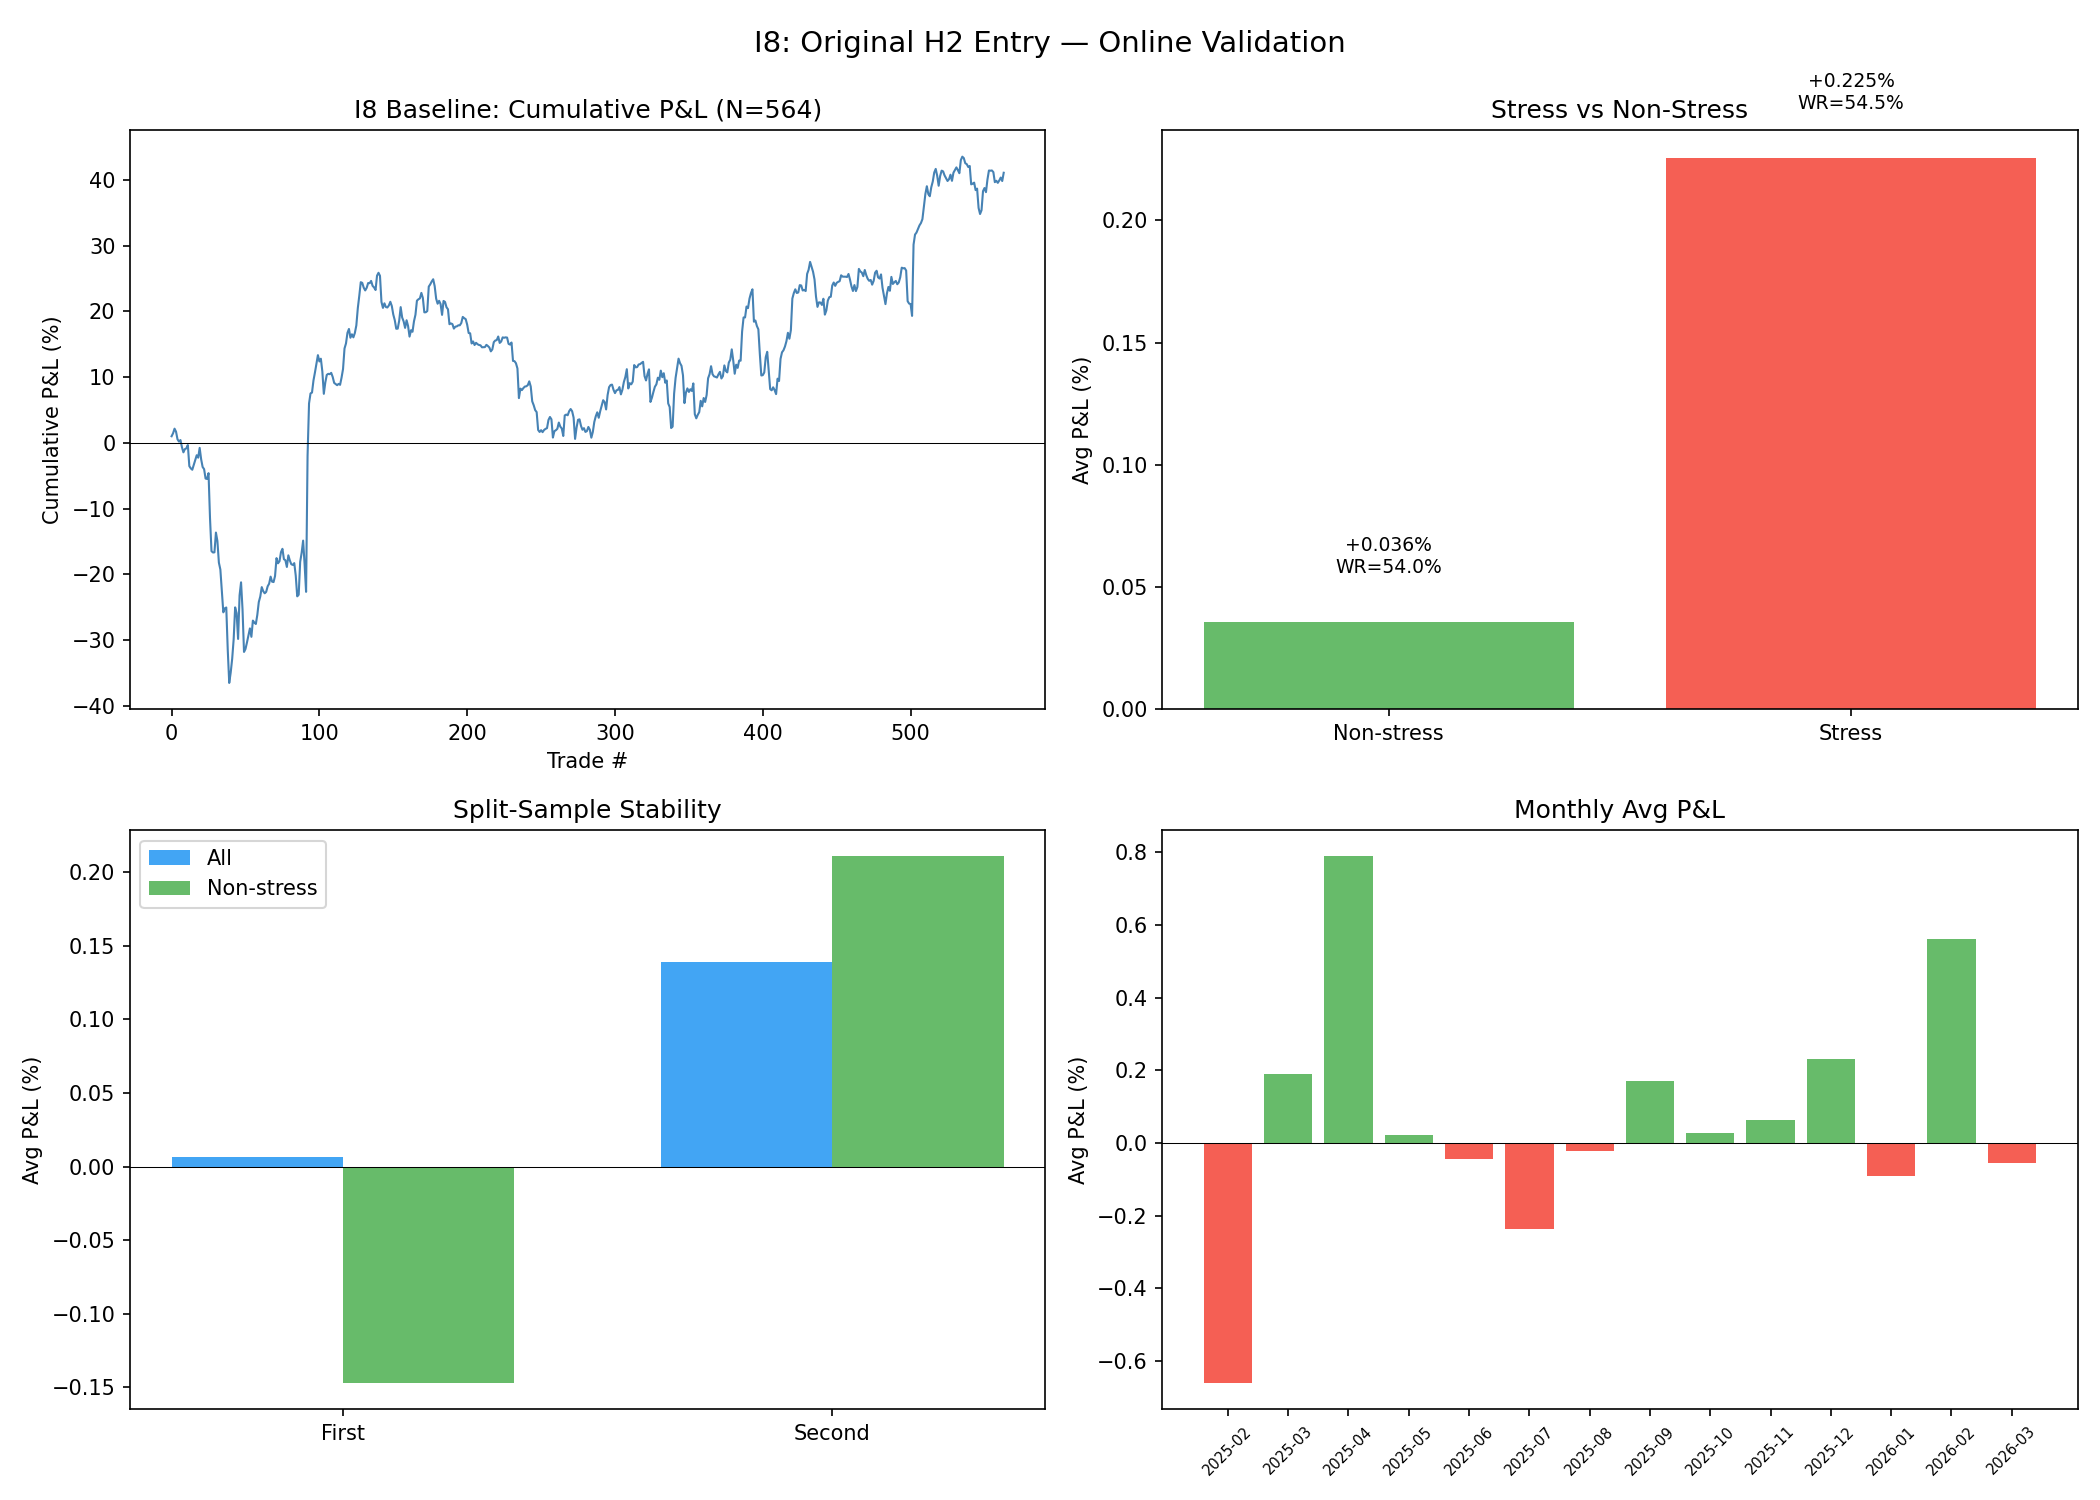

Reproduce this figure in Python.
"""
Series I8: Original H2 Entry — Honest Online Re-Test.

Reproduces the H2 Noon Reversal backtest exactly:
  - Rank 25 equity tickers by AM return (09:30→12:00 ET)
  - Buy bottom 2 at 12:00 ET bar open
  - Exit at 15:30 ET bar close
  - Fully online — no lookahead, no DZ_low knowledge

Tests filters: stress/non-stress, VIX re-acceleration, delayed entry,
stabilization. Split-sample validation.
"""

import json
from pathlib import Path

import matplotlib
matplotlib.use("Agg")
import matplotlib.pyplot as plt
import numpy as np
import pandas as pd

# ── paths ──
ROOT = Path(__file__).resolve().parents[3]
DATA_DIR = ROOT / "Fetched_Data"
OUT_DIR = Path(__file__).resolve().parent
VIX_PATH = DATA_DIR / "VIXCLS_FRED_real.csv"
STRESS_PATH = ROOT / "backtest_output" / "stress_days.json"

# 25 tickers for ranking (exclude SPY, VIXY — as in H2)
RANK_TICKERS = [
    "AAPL", "AMD", "AMZN", "AVGO", "BA", "BABA", "BIDU", "C", "COIN",
    "COST", "GOOGL", "GS", "IBIT", "JPM", "MARA", "META", "MSFT", "MU",
    "NVDA", "PLTR", "SNOW", "TSLA", "TSM", "TXN", "V",
]

N_LAGGARDS = 2

# IST times
OPEN_IST = 16 * 60 + 30   # 09:30 ET
NOON_IST = 19 * 60         # 12:00 ET
EXIT_IST = 22 * 60 + 30    # 15:30 ET


def ist_minutes(dt):
    return dt.hour * 60 + dt.minute


def load_vix():
    vix = pd.read_csv(VIX_PATH)
    vix.columns = ["date", "vix"]
    vix["date"] = pd.to_datetime(vix["date"]).dt.date
    vix["vix"] = pd.to_numeric(vix["vix"], errors="coerce")
    vix = vix.dropna(subset=["vix"])
    return dict(zip(vix["date"], vix["vix"]))


def load_stress_days():
    with open(STRESS_PATH) as f:
        days = json.load(f)
    return {pd.Timestamp(d).date() for d in days}


def load_m5_by_day():
    """Load M5 data, return dict: (ticker, date) -> {ist_min: {open, high, low, close}}."""
    print("Loading M5 data...")
    cache = {}
    for ticker in RANK_TICKERS + ["SPY"]:
        path = DATA_DIR / f"{ticker}_data.csv"
        if not path.exists():
            continue
        df = pd.read_csv(path, parse_dates=["Datetime"])
        df = df.sort_values("Datetime").reset_index(drop=True)
        mins = df["Datetime"].apply(ist_minutes)
        # Regular session (avoid duplicate ET section)
        mask = (mins >= 16 * 60 + 30) & (mins <= 22 * 60 + 55)
        df = df[mask].copy()
        df["trading_day"] = df["Datetime"].dt.date
        df["ist_min"] = df["Datetime"].apply(ist_minutes)

        for day, day_df in df.groupby("trading_day"):
            bar_map = {}
            for _, row in day_df.iterrows():
                bar_map[row["ist_min"]] = {
                    "open": row["Open"], "high": row["High"],
                    "low": row["Low"], "close": row["Close"],
                }
            cache[(ticker, day)] = bar_map

    print(f"  Loaded {len(cache):,} ticker-days")
    return cache


def get_am_return(bar_map, open_ist=OPEN_IST, noon_ist=NOON_IST):
    """Compute AM return: price at noon / price at open - 1."""
    open_bar = bar_map.get(open_ist)
    noon_bar = bar_map.get(noon_ist)
    if not open_bar or not noon_bar:
        return None
    if open_bar["open"] <= 0:
        return None
    return (noon_bar["open"] - open_bar["open"]) / open_bar["open"]


def run_baseline(m5_cache, stress_set, vix_map, entry_ist=NOON_IST, exit_ist=EXIT_IST):
    """Run the H2 baseline: rank by AM return, buy bottom 2 at noon open, exit at 15:30 close."""
    # Get all unique trading days
    all_days = sorted({day for (_, day) in m5_cache.keys()})
    print(f"  Trading days: {len(all_days)}")

    results = []
    for day in all_days:
        # Compute AM return for each ticker
        am_returns = {}
        for ticker in RANK_TICKERS:
            bar_map = m5_cache.get((ticker, day))
            if bar_map is None:
                continue
            am_ret = get_am_return(bar_map, OPEN_IST, entry_ist)
            if am_ret is not None:
                am_returns[ticker] = am_ret

        if len(am_returns) < 5:
            continue

        # Rank ascending (worst first) and select bottom N
        ranked = sorted(am_returns.items(), key=lambda x: x[1])
        laggards = ranked[:N_LAGGARDS]

        # Compute median AM return for stress detection (online: we know this at noon)
        median_am = np.median(list(am_returns.values()))
        spy_bars = m5_cache.get(("SPY", day))
        spy_am = get_am_return(spy_bars, OPEN_IST, entry_ist) if spy_bars else None

        is_stress = day in stress_set
        vix_val = vix_map.get(day)

        for ticker, am_ret in laggards:
            bar_map = m5_cache[(ticker, day)]
            entry_bar = bar_map.get(entry_ist)
            exit_bar = bar_map.get(exit_ist)
            if not entry_bar or not exit_bar:
                continue

            entry_price = entry_bar["open"]
            exit_price = exit_bar["close"]
            if entry_price <= 0:
                continue

            pm_ret = (exit_price - entry_price) / entry_price * 100

            results.append({
                "trading_day": day,
                "ticker": ticker,
                "am_return": am_ret * 100,
                "entry_price": entry_price,
                "exit_price": exit_price,
                "pm_return": pm_ret,
                "win": pm_ret > 0,
                "is_stress": is_stress,
                "vix": vix_val,
                "median_am": median_am * 100,
                "spy_am": spy_am * 100 if spy_am else None,
            })

    return pd.DataFrame(results)


def run_stabilization_filter(m5_cache, stress_set, vix_map):
    """Filter D: Only enter if bottom-2 candidate has a green close by 12:30 ET."""
    all_days = sorted({day for (_, day) in m5_cache.keys()})
    results = []

    for day in all_days:
        am_returns = {}
        for ticker in RANK_TICKERS:
            bar_map = m5_cache.get((ticker, day))
            if bar_map is None:
                continue
            am_ret = get_am_return(bar_map, OPEN_IST, NOON_IST)
            if am_ret is not None:
                am_returns[ticker] = am_ret

        if len(am_returns) < 5:
            continue

        ranked = sorted(am_returns.items(), key=lambda x: x[1])
        laggards = ranked[:N_LAGGARDS]
        is_stress = day in stress_set
        vix_val = vix_map.get(day)

        for ticker, am_ret in laggards:
            bar_map = m5_cache[(ticker, day)]

            # Check for green close between 12:05 and 12:30 ET (19:05-19:30 IST)
            has_green = False
            for t in range(19 * 60 + 5, 19 * 60 + 35, 5):
                bar = bar_map.get(t)
                if bar and bar["close"] > bar["open"]:
                    has_green = True
                    break

            if not has_green:
                continue

            entry_bar = bar_map.get(NOON_IST)
            exit_bar = bar_map.get(EXIT_IST)
            if not entry_bar or not exit_bar:
                continue

            entry_price = entry_bar["open"]
            exit_price = exit_bar["close"]
            if entry_price <= 0:
                continue

            pm_ret = (exit_price - entry_price) / entry_price * 100
            results.append({
                "trading_day": day, "ticker": ticker,
                "am_return": am_ret * 100, "pm_return": pm_ret,
                "win": pm_ret > 0, "is_stress": is_stress, "vix": vix_val,
            })

    return pd.DataFrame(results)


def print_stats(df, label):
    """Print summary stats for a set of trades."""
    if df.empty:
        print(f"  {label}: N=0")
        return
    avg = df["pm_return"].mean()
    med = df["pm_return"].median()
    wr = df["win"].mean() * 100
    n = len(df)
    print(f"  {label}: avg={avg:+.3f}%, med={med:+.3f}%, WR={wr:.1f}%, N={n}")


def main():
    vix_map = load_vix()
    stress_set = load_stress_days()
    m5_cache = load_m5_by_day()

    # ═══════════════════════════════════════════════════════
    # A) Baseline: buy bottom 2 at noon open, exit 15:30
    # ═══════════════════════════════════════════════════════
    print(f"\n{'='*70}")
    print("A) BASELINE: Bottom-2 at 12:00 open → 15:30 close")
    print("=" * 70)

    baseline = run_baseline(m5_cache, stress_set, vix_map)
    baseline.to_csv(OUT_DIR / "I8_baseline_trades.csv", index=False)

    print_stats(baseline, "ALL")
    print_stats(baseline[baseline["is_stress"]], "Stress")
    print_stats(baseline[~baseline["is_stress"]], "Non-stress")

    # Daily P&L
    daily = baseline.groupby("trading_day")["pm_return"].sum().reset_index()
    daily.columns = ["day", "daily_pl"]
    print(f"\n  Daily P&L: avg={daily['daily_pl'].mean():+.3f}%, "
          f"med={daily['daily_pl'].median():+.3f}%, "
          f"WR={(daily['daily_pl']>0).mean()*100:.1f}%")

    # Consecutive losing days
    daily_sorted = daily.sort_values("day")
    losses = (daily_sorted["daily_pl"] <= 0).astype(int)
    max_streak = 0
    streak = 0
    for v in losses:
        streak = streak + 1 if v else 0
        max_streak = max(max_streak, streak)
    print(f"  Max consecutive losing days: {max_streak}")

    # ═══════════════════════════════════════════════════════
    # Split-sample
    # ═══════════════════════════════════════════════════════
    print(f"\n--- Split-Sample ---")
    all_days = sorted(baseline["trading_day"].unique())
    mid = len(all_days) // 2
    first_days = set(all_days[:mid])
    baseline["half"] = baseline["trading_day"].apply(lambda d: "First" if d in first_days else "Second")

    print_stats(baseline[baseline["half"] == "First"], "First half")
    print_stats(baseline[baseline["half"] == "Second"], "Second half")

    # Non-stress split
    ns = baseline[~baseline["is_stress"]]
    print_stats(ns[ns["half"] == "First"], "First half (non-stress)")
    print_stats(ns[ns["half"] == "Second"], "Second half (non-stress)")

    # ═══════════════════════════════════════════════════════
    # B) VIX level filter
    # ═══════════════════════════════════════════════════════
    print(f"\n{'='*70}")
    print("VIX Stratification")
    print("=" * 70)
    for regime, label in [("<20", "VIX<20"), ("20-25", "VIX 20-25"), (">=25", "VIX>=25")]:
        if regime == "<20":
            sub = baseline[baseline["vix"] < 20]
        elif regime == "20-25":
            sub = baseline[(baseline["vix"] >= 20) & (baseline["vix"] < 25)]
        else:
            sub = baseline[baseline["vix"] >= 25]
        print_stats(sub, label)

    # ═══════════════════════════════════════════════════════
    # C) Entry time comparison: 12:00, 12:15, 12:30
    # ═══════════════════════════════════════════════════════
    print(f"\n{'='*70}")
    print("C) Entry Time Comparison")
    print("=" * 70)

    for entry_et, label in [(12*60, "12:00"), (12*60+15, "12:15"), (12*60+30, "12:30")]:
        entry_ist = entry_et + 7 * 60
        # Need to re-rank at the entry time for later entries
        df = run_baseline(m5_cache, stress_set, vix_map, entry_ist=entry_ist)
        print_stats(df, f"Entry {label} ET (all)")
        ns = df[~df["is_stress"]]
        print_stats(ns, f"Entry {label} ET (non-stress)")

    # ═══════════════════════════════════════════════════════
    # D) Stabilization filter
    # ═══════════════════════════════════════════════════════
    print(f"\n{'='*70}")
    print("D) Stabilization Filter (green close by 12:30)")
    print("=" * 70)
    stab = run_stabilization_filter(m5_cache, stress_set, vix_map)
    print_stats(stab, "ALL (with stabilization)")
    print_stats(stab[~stab["is_stress"]], "Non-stress (with stabilization)")

    # ═══════════════════════════════════════════════════════
    # Monthly breakdown
    # ═══════════════════════════════════════════════════════
    print(f"\n{'='*70}")
    print("Monthly Breakdown (Baseline)")
    print("=" * 70)
    baseline["month"] = baseline["trading_day"].apply(lambda d: d.strftime("%Y-%m"))
    monthly = baseline.groupby("month").agg(
        avg_pl=("pm_return", "mean"),
        wr=("win", "mean"),
        n=("pm_return", "count"),
    ).reset_index()
    monthly["wr"] = monthly["wr"] * 100
    print(f"{'Month':>8s}  {'Avg PL':>9s}  {'WR':>7s}  {'N':>5s}")
    for _, row in monthly.iterrows():
        print(f"{row['month']:>8s}  {row['avg_pl']:>+8.3f}%  {row['wr']:>6.1f}%  {int(row['n']):>5d}")

    # ═══════════════════════════════════════════════════════
    # PLOTS
    # ═══════════════════════════════════════════════════════
    fig, axes = plt.subplots(2, 2, figsize=(14, 10))

    # 1. Cumulative P&L
    ax = axes[0, 0]
    cum = baseline.sort_values("trading_day")["pm_return"].cumsum()
    ax.plot(range(len(cum)), cum.values, color="steelblue", linewidth=1)
    ax.set_xlabel("Trade #")
    ax.set_ylabel("Cumulative P&L (%)")
    ax.set_title(f"I8 Baseline: Cumulative P&L (N={len(baseline)})")
    ax.axhline(0, color="black", linewidth=0.5)

    # 2. Stress vs Non-stress
    ax = axes[0, 1]
    cats = ["Non-stress", "Stress"]
    vals = [
        baseline[~baseline["is_stress"]]["pm_return"].mean(),
        baseline[baseline["is_stress"]]["pm_return"].mean(),
    ]
    wrs = [
        (baseline[~baseline["is_stress"]]["win"]).mean() * 100,
        (baseline[baseline["is_stress"]]["win"]).mean() * 100,
    ]
    colors = ["#4CAF50", "#F44336"]
    bars = ax.bar(cats, vals, color=colors, alpha=0.85)
    for bar, v, w in zip(bars, vals, wrs):
        ax.text(bar.get_x() + bar.get_width()/2, bar.get_height() + 0.02,
                f"{v:+.3f}%\nWR={w:.1f}%", ha="center", fontsize=9)
    ax.set_ylabel("Avg P&L (%)")
    ax.set_title("Stress vs Non-Stress")
    ax.axhline(0, color="black", linewidth=0.5)

    # 3. Split-sample
    ax = axes[1, 0]
    halves = ["First", "Second"]
    x = np.arange(2)
    width = 0.35
    all_vals = [baseline[baseline["half"] == h]["pm_return"].mean() for h in halves]
    ns2 = baseline[~baseline["is_stress"]]
    ns_vals = [ns2[ns2["half"] == h]["pm_return"].mean() for h in halves if len(ns2[ns2["half"] == h]) > 0]
    ax.bar(x - width/2, all_vals, width, label="All", color="#2196F3", alpha=0.85)
    if len(ns_vals) == 2:
        ax.bar(x + width/2, ns_vals, width, label="Non-stress", color="#4CAF50", alpha=0.85)
    ax.set_xticks(x)
    ax.set_xticklabels(halves)
    ax.set_ylabel("Avg P&L (%)")
    ax.set_title("Split-Sample Stability")
    ax.legend()
    ax.axhline(0, color="black", linewidth=0.5)

    # 4. Monthly P&L
    ax = axes[1, 1]
    colors_m = ["#4CAF50" if v > 0 else "#F44336" for v in monthly["avg_pl"]]
    ax.bar(range(len(monthly)), monthly["avg_pl"], color=colors_m, alpha=0.85)
    ax.set_xticks(range(len(monthly)))
    ax.set_xticklabels(monthly["month"], rotation=45, fontsize=7)
    ax.set_ylabel("Avg P&L (%)")
    ax.set_title("Monthly Avg P&L")
    ax.axhline(0, color="black", linewidth=0.5)

    plt.suptitle("I8: Original H2 Entry — Online Validation", fontsize=14)
    plt.tight_layout()
    plt.savefig(OUT_DIR / "I8_h2_validation.png", dpi=150)
    plt.close()
    print("\nSaved: I8_h2_validation.png")


if __name__ == "__main__":
    main()
